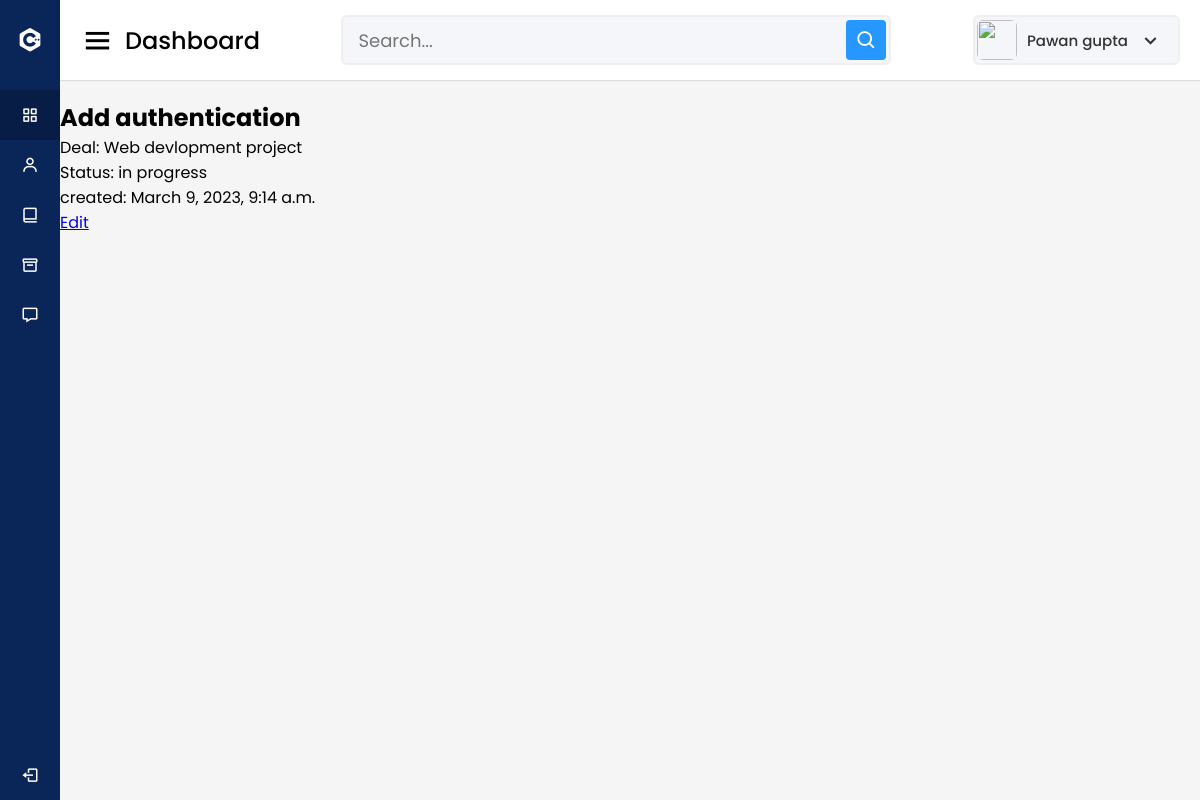
/tasks/1/, run on the app's committed database.
### base/models.py (models this page shows, shortened)
class Task(models.Model):
    title = models.CharField(max_length=200)
    deal = models.ForeignKey(Deal, on_delete=models.CASCADE,null=True,blank=True)
    contact = models.ForeignKey(Contact, on_delete=models.CASCADE,null=True, blank=True)
    status = models.CharField(max_length=100, choices=[
        ('new', 'New'),
        ('in progress', 'In Progress'),
        ('completed', 'Completed'),
        ('deferred', 'Deferred'),
    ],null=True)
    due_date = models.DateField(null=True, blank=True)
    completed = models.BooleanField(default=False)
    created_at = models.DateTimeField(auto_now_add=True)
    updated_at = models.DateTimeField(auto_now=True)

class Deal(models.Model):
    title = models.CharField(max_length=100)
    company = models.ForeignKey(Company, on_delete=models.CASCADE,null=True)
    amount = models.DecimalField(max_digits=10, decimal_places=2,default=000)
    status = models.CharField(max_length=100, choices=[
        ('new', 'New'),
        ('in progress', 'In Progress'),
        ('won', 'Won'),
        ('lost', 'Lost'),
    ],null=True)
    created_at = models.DateTimeField(auto_now_add=True)
    updated_at = models.DateTimeField(auto_now=True)
    def __str__(self):
        return self.title

### base/views.py (the view)
# urls.py: path('tasks/<int:pk>/', views.task_detail, name='task_detail'),
def task_detail(request,pk):
    task = Task.objects.get(pk=pk)
    context = {"task":task}
    return render(request,"base/task_detail.html",context)

### base/templates/base/task_detail.html
{% extends "base/main.html"%}
{%load static %}
{% block content %}
<br>
<br>
<br>
<br>
<h1>{{ task.title }}</h1>
<p>Deal: {{ task.deal }}</p>
<p>Status: {{ task.status }}</p>
<p>created: {{ task.created_at }}</p>
<a href="{% url 'task_edit' task.pk %}">Edit</a>
{% endblock %}

### static/css/style.css (style rules this page uses)
* { margin: 0; padding: 0; box-sizing: border-box; font-family: 'Poppins', sans-serif; }

### data on the page
Task: title "Add authentication", deal "Web devlopment project", status "in progress", created_at "March 9, 2023, 9:14 a.m."
